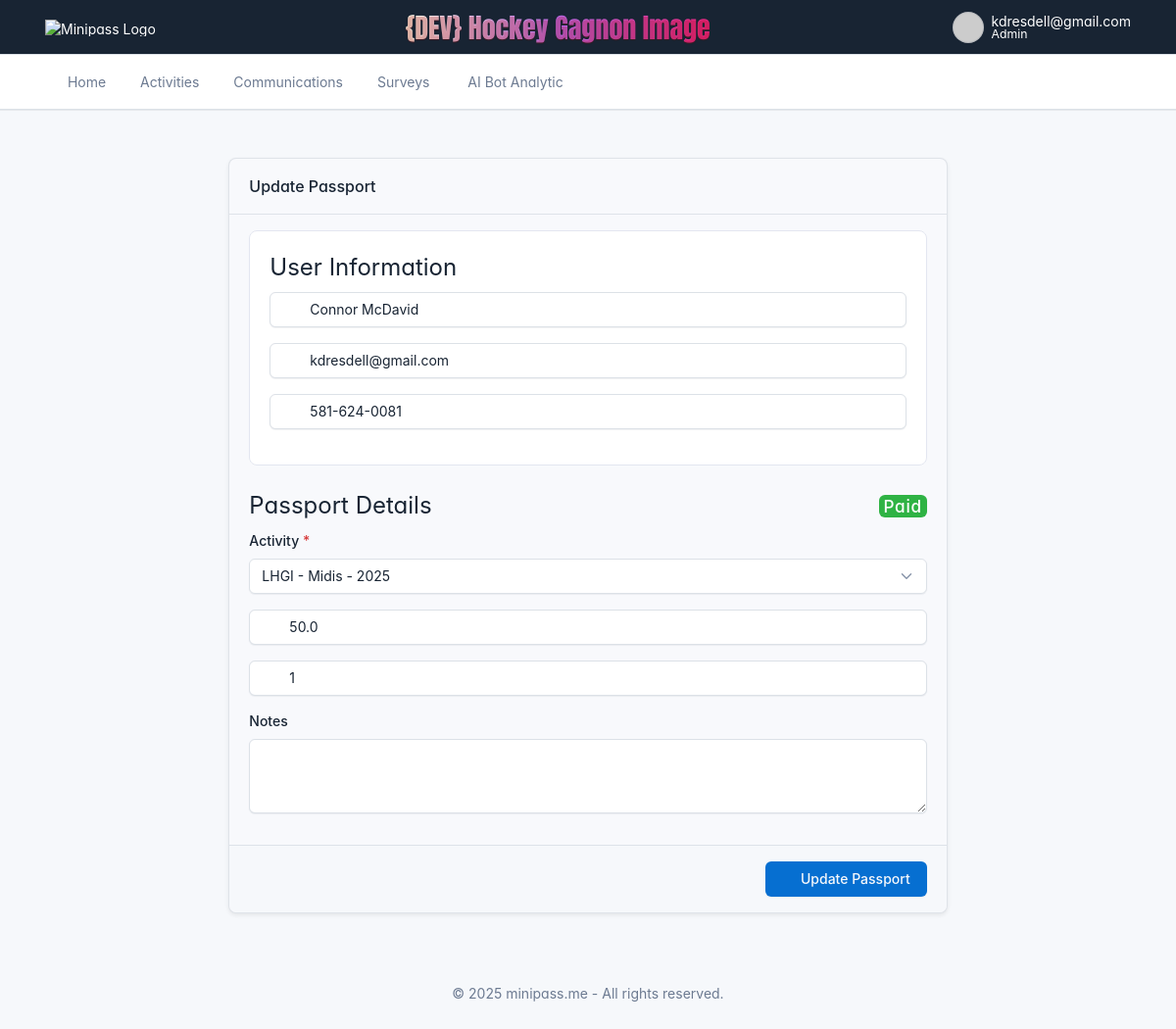
Page /edit-passport/11 (signed in) on the committed database.
### models.py (models this page shows)
class User(db.Model):
    id = db.Column(db.Integer, primary_key=True)
    name = db.Column(db.String(100), nullable=False)
    email = db.Column(db.String(100))
    phone_number = db.Column(db.String(20))
    signups = db.relationship("Signup", backref="user", lazy=True)
    passports = db.relationship("Passport", backref="user", lazy=True)

class Passport(db.Model):
    id = db.Column(db.Integer, primary_key=True)
    pass_code = db.Column(db.String(16), unique=True, nullable=False)
    user_id = db.Column(db.Integer, db.ForeignKey("user.id"), nullable=False)
    activity_id = db.Column(db.Integer, db.ForeignKey("activity.id"), nullable=False)
    sold_amt = db.Column(db.Float, default=0.0)
    uses_remaining = db.Column(db.Integer, default=0)
    created_by = db.Column(db.Integer, db.ForeignKey("admin.id"))
    created_dt = db.Column(db.DateTime, default=lambda: datetime.now(timezone.utc))
    paid = db.Column(db.Boolean, default=False)
    paid_date = db.Column(db.DateTime)
    marked_paid_by = db.Column(db.String(120))
    notes = db.Column(db.Text)
    signups = db.relationship("Signup", backref="passport", lazy=True)

class Activity(db.Model):
    id = db.Column(db.Integer, primary_key=True)
    name = db.Column(db.String(150), nullable=False)
    type = db.Column(db.String(50))  # e.g., "hockey", "yoga"
    description = db.Column(db.Text)
    start_date = db.Column(db.DateTime, nullable=True)
    end_date = db.Column(db.DateTime, nullable=True)
    image_filename = db.Column(db.String(255), nullable=True)  # 🆕 NEW FIELD
    sessions_included = db.Column(db.Integer, default=1)
    price_per_user = db.Column(db.Float, default=0.0)
    goal_users = db.Column(db.Integer, default=0)
    goal_revenue = db.Column(db.Float, default=0.0)
    cost_to_run = db.Column(db.Float, default=0.0)
    created_by = db.Column(db.Integer, db.ForeignKey("admin.id"))
    created_dt = db.Column(db.DateTime, default=lambda: datetime.now(timezone.utc))
    status = db.Column(db.String(50), default="active")
    payment_instructions = db.Column(db.Text)
    signups = db.relationship("Signup", backref="activity", lazy=True)
    passports = db.relationship("Passport", backref="activity", lazy=True)

### app.py (the view, shortened to what this page needs)
@app.route("/edit-passport/<int:passport_id>", methods=["GET", "POST"])
def edit_passport(passport_id):
    if "admin" not in session:
        return redirect(url_for("login"))
    from models import Passport, Activity
    passport = db.session.get(Passport, passport_id)
    if not passport:
        flash("❌ Passport not found.", "error")
        return redirect(url_for("dashboard2"))
    activity_list = Activity.query.order_by(Activity.name).all()
    return render_template(
        "passport_form.html",
        passport=passport,
        activity_list=activity_list  # 🛠️ Add this
    )

### app.py (called while the page is built)
@app.context_processor
def inject_globals_and_csrf():
    from flask_wtf.csrf import generate_csrf
    return {
        'now': datetime.now(timezone.utc),
        'ORG_NAME': get_setting("ORG_NAME", "Ligue hockey Gagnon Image"),
        'csrf_token': generate_csrf  # returns the raw CSRF token
    }

@app.template_filter('encode_md5')
def encode_md5(s):
    if not s:
        return ''
    return hashlib.md5(s.strip().lower().encode('utf-8')).hexdigest()

@app.before_request
def check_first_run():
    if request.endpoint != 'setup' and not Admin.query.first():
        return redirect(url_for('setup'))

### utils.py (called while the page is built)
def get_setting(key, default=""):
    with current_app.app_context():
        setting = Setting.query.filter_by(key=key).first()
        if setting and setting.value not in [None, ""]:
            return setting.value
    return default

### templates/passport_form.html (shortened to what this page needs)
{% extends "base.html" %}
{% block content %}
<div class="row justify-content-center mt-4">
  <div class="col-lg-8">
    <form method="POST" class="card shadow-sm border bg-white">
      <div class="card-header d-flex align-items-center justify-content-between">
        <h3 class="card-title mb-0">
          {{ "Update Passport" if passport else "Create a New Passport" }}
        </h3>
        <i class="ti ti-ticket fs-1 text-muted"></i>
      </div>
      <div class="card-body">
        <fieldset class="form-fieldset mb-4">
          <legend>User Information</legend>
          <div class="mb-3 position-relative input-icon">
            <span class="input-icon-addon"></span>
            <input type="text" name="user_name" id="user_name" class="form-control" placeholder="Full Name" autocomplete="off" required
                   value="{{ passport.user.name if passport and passport.user else '' }}" />
          </div>
          <div class="mb-3 input-icon">
            <span class="input-icon-addon"></span>
            <input type="email" name="user_email" id="user_email" class="form-control" placeholder="Email" required
                   value="{{ passport.user.email if passport and passport.user else '' }}" />
          </div>
          <div class="mb-3 input-icon">
            <span class="input-icon-addon"></span>
            <input type="tel" name="phone_number" id="mobile_phone" class="form-control" placeholder="Phone Number"
                   value="{{ passport.user.phone_number if passport and passport.user else '' }}" />
          </div>
        </fieldset>
        <legend class="d-flex justify-content-between align-items-center">
          Passport Details
          {% if passport %}
            {% if passport.paid %}
              <span class="badge badge-sm bg-green text-white">Paid</span>
            {% else %}
              <span class="badge badge-sm bg-red text-white">Unpaid</span>
            {% endif %}
          {% endif %}
        </legend>
          <div class="mb-3">
            <label class="form-label">Activity <span class="text-danger">*</span></label>
            <select name="activity_id" class="form-select" required onchange="updateActivityDetails(this)">
              {% for activity in activity_list %}
                <option value="{{ activity.id }}"
                  data-price="{{ activity.price_per_user }}"
                  data-sessions="{{ activity.sessions_included }}"
                  {% if passport and passport.activity_id == activity.id %}selected{% endif %}>
                  {{ activity.name }}
                </option>
              {% endfor %}
            </select>
          </div>
          <div class="mb-3 input-icon">
            <span class="input-icon-addon"></span>
            <input type="number" name="sold_amt" step="0.01" class="form-control" placeholder="Price" required
                   id="sold_amt" value="{{ passport.sold_amt if passport else default_amt }}" />
          </div>
          <div class="mb-3 input-icon">
            <span class="input-icon-addon"></span>
            <input type="number" name="uses_remaining" class="form-control" placeholder="Number of Sessions" required
                   id="uses_remaining" value="{{ passport.uses_remaining if passport else default_qt }}" />
          </div>
          <div class="mb-3">
            <label class="form-label">Notes</label>
            <textarea name="notes" id="notes" rows="3" class="form-control">{{ passport.notes if passport else '' }}</textarea>
          </div>
      </div>
      <div class="card-footer text-end">
        <button type="submit" class="btn btn-primary">
          <i class="ti ti-ticket me-2"></i>{{ "Update Passport" if passport else "Create Passport" }}
        </button>
      </div>
    </form>
  </div>
</div>
{% endblock %}

### static/minipass.css (style rules this page uses)
.card { background-color: #f8f9fc !important; }
.form-fieldset { background: white; border: 1px solid #e3e6f0; border-radius: 0.5rem; padding: 1.25rem; }
.input-icon .form-control { padding-left: 2.25rem; }

### rows in the picture
User: user_name "Connor McDavid", user_email "kdresdell@gmail.com", phone_number "581-624-0081"
Passport: activity_id "LHGI - Midis - 2025", sold_amt "50.0", uses_remaining "1"

### other values in the picture
{{ session['admin'] }} "kdresdell@gmail.com"
{{ "Update Passport" if passport else "Create a New Passport" }} "Update Passport"
{{ "Update Passport" if passport else "Create Passport" }} "Update Passport"
